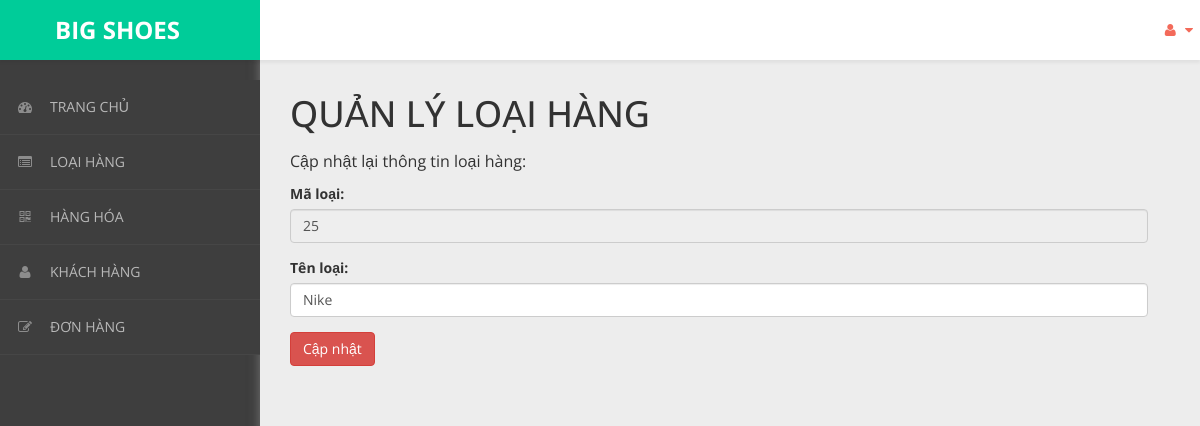
Before: /admin/content/loai-hang/loai-hang-update.php?ma_loai=25 with the older database file.
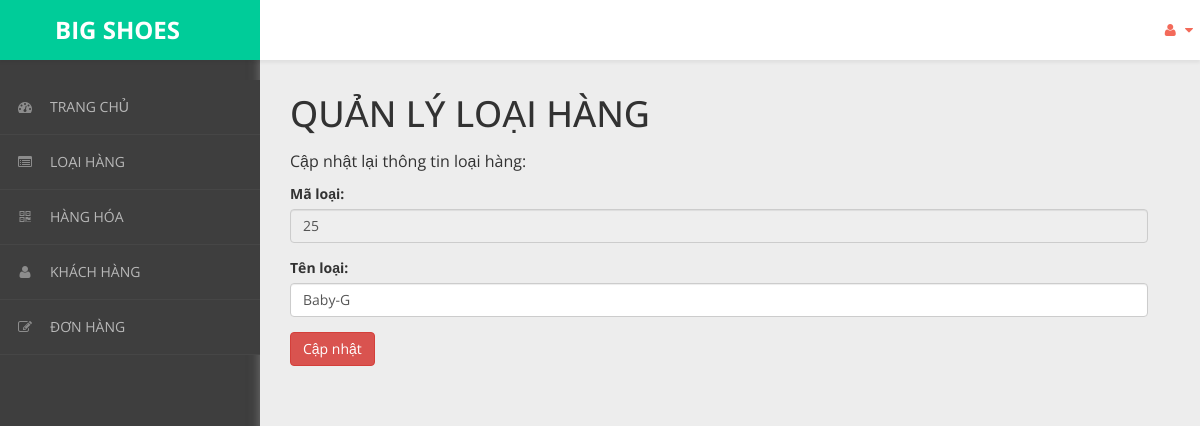
After: the same page with the newer database file.
### tables this page shows
CREATE TABLE `loai_hang` (
  `ma_loai` int(11) NOT NULL,
  `ten_loai` varchar(50) NOT NULL
);

### admin/dao/pdo.php (called while the page is built, shortened)
<?php
    function pdo_get_connection(){
        $pdo = new PDO("mysql:host=localhost;dbname=bigshoes",'root','');
        $pdo->setAttribute(PDO::ATTR_ERRMODE, PDO::ERRMODE_EXCEPTION);
        return $pdo;
    }
    function pdo_query_one($sql){
        $sql_args = array_slice(func_get_args(),1);
        try{
            $conn = pdo_get_connection();
            $stmt = $conn ->prepare($sql);
            $stmt -> execute($sql_args);
            $row = $stmt -> fetch();
            return $row;
        }catch(PDOException $e){
            throw $e;
        }finally{
            unset($conn);
        }
    }
    ?>

### admin/dao/loai-hang.php (called while the page is built, shortened)
<?php
    require_once ('pdo.php');
    function loai_hang_select_by_id($ma_loai){
        $sql = "SELECT * FROM loai_hang WHERE ma_loai=?";
        return pdo_query_one($sql,$ma_loai);
    }
?>

### admin/content/loai-hang/loai-hang-update.php (the view, shortened to what this page needs)
<!DOCTYPE html>
<html xmlns="http://www.w3.org/1999/xhtml">
<head>
    <link href="../../../css/admin/css/bootstrap.css" rel="stylesheet" />
    <link href="../../../css/admin/css/font-awesome.css" rel="stylesheet" />
    <link href="../../../css/admin/css/custom-styles.css" rel="stylesheet" />
</head>
<body>
    <div id="wrapper">
        <nav class="navbar navbar-default top-navbar" role="navigation">
            <div class="navbar-header">
                <a class="navbar-brand" href="../../../../bigshoes/trang-chinh/" style="background:#00CC99;">
                    <strong style="margin-left: 40px;">BIG SHOES</strong></a>
            </div>
            <ul class="nav navbar-top-links navbar-right">
                <li class="dropdown">
                    <a class="dropdown-toggle" data-toggle="dropdown" href="#" aria-expanded="false">
                        <i class="fa fa-user fa-fw"></i> <i class="fa fa-caret-down"></i>
                    </a>
                </li>
            </ul>
        </nav>
        <nav class="navbar-default navbar-side" role="navigation">
            <div class="sidebar-collapse">
                <ul class="nav" id="main-menu">
                    <li>
                        <a href="../thong-ke/thong-ke-list.php"><i class="fa fa-dashboard"></i>TRANG CHỦ</a>
                    </li>
                    <li>
                        <a href="../loai-hang/loai-hang-list.php"><i class="fa fa-list-alt" aria-hidden="true"></i>LOẠI HÀNG</a>
                    </li>
                    <li>
                        <a href="../hang-hoa/hang-hoa-list.php"><i class="fa fa-qrcode"></i>HÀNG HÓA</a>
                    </li>
                    <li>
                        <a href="../khach-hang/khach-hang-list.php"><i class="fa fa-user"></i>KHÁCH HÀNG</a>
                    </li>
                    <li>
                        <a href="../hoa-don/hoa-don-list.php"><i class="fa fa-edit"></i>ĐƠN HÀNG</a>
                    </li>
                </ul>
            </div>
        </nav>
        <div id="page-wrapper">
            <div class="header">
                <div class="page-header">
                    <h1>QUẢN LÝ LOẠI HÀNG</h1>
                    <p>Cập nhật lại thông tin loại hàng: </p>
                    <?php
                    require_once('../../dao/loai-hang.php');
                    extract($_REQUEST);
                    $items = loai_hang_select_by_id($ma_loai);
                    extract($items);
                    extract($_REQUEST);
                    ?>
                    <form action="" method="POST">
                        <div class="form-group">
                            <label>Mã loại:</label>
                            <input class="form-control" placeholder="Auto number ..." name="ma_loai" value="<?= $ma_loai ?>" readonly />
                        </div>
                        <div class="form-group">
                            <label for="">Tên loại:</label>
                            <input type="text" class="form-control" placeholder="Nhập tên loại ..." name="ten_loai" value="<?= $ten_loai ?>" />
                        </div>
                        <button type="submit" name="btn_update" class="btn btn-danger">Cập nhật</button>
                    </form>
                </div>
            </div>
        </div>
    </div>
</body>
</html>

Changed rows visible on the page:
changed loai_hang: ten_loai "Nike" → "Baby-G"
